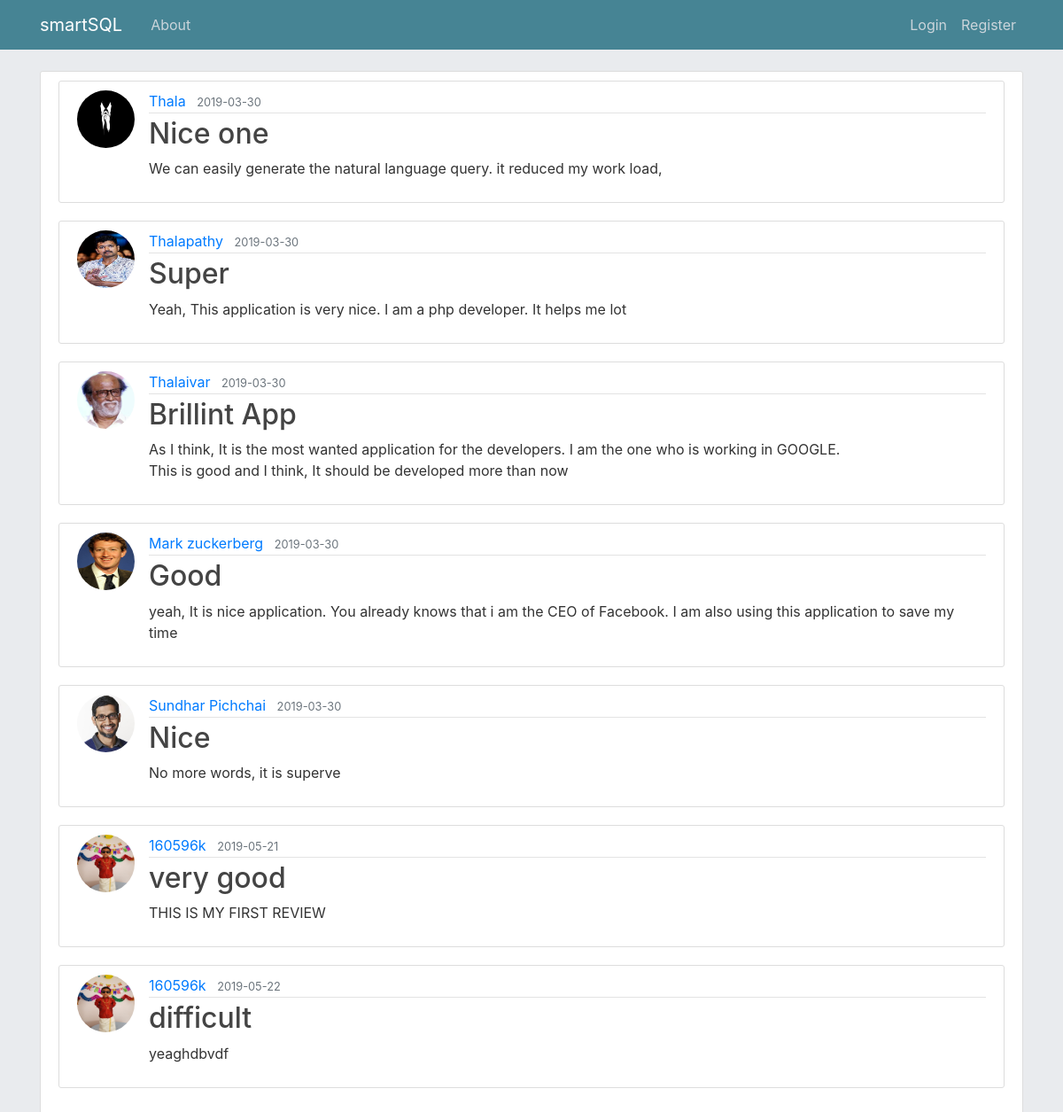
The page / on the database its author committed.
### flaskblog/models.py (models this page shows, shortened)
class Post(db.Model):
	id = db.Column(db.Integer, primary_key = True)
	title = db.Column(db.String(100), nullable = False)
	data_posted = db.Column(db.DateTime, nullable = False, default = datetime.utcnow)
	content = db.Column(db.Text, nullable=False)
	user_id = db.Column(db.Integer, db.ForeignKey('user.id'), nullable =False)

class User(db.Model,UserMixin):
	id = db.Column(db.Integer, primary_key = True)
	username = db.Column(db.String(20),unique = True, nullable = False)
	email = db.Column(db.String(120),unique = True, nullable = False)
	image_file = db.Column(db.String(20),unique = False, nullable =True,default = 'default.png')
	password = db.Column(db.String(60), nullable = False)
	posts = db.relationship('Post', backref = 'author', lazy=True)
	databases = db.relationship('Database',backref = 'owner', lazy = True)

### flaskblog/routes.py (the view)
@app.route("/")
def home():
	posts = Post.query.all()
	return render_template('home.html',posts=posts)

### flaskblog/templates/home.html
{% extends "layout.html" %}
{% block content %}
<div class="col-12">
  <div class="content-section">
    {% for post in posts %}
        <article class="media content-section">
        <img class="rounded-circle article-img" src="{{ url_for('static', filename='profile_pics/' + post.author.image_file) }}">
          <div class="media-body">
            <div class="article-metadata">
              <a class="mr-2" href="#">{{ post.author.username}}</a>
              <small class="text-muted">{{ post.data_posted.strftime('%Y-%m-%d')}}</small>
            </div>
            <h2><a class="article-title" href="{{url_for('post',post_id=post.id)}}">{{ post.title }}</a></h2>
            <p class="article-content">{{ post.content }}</p>
          </div>
        </article>
    {% endfor %}
  </div>
</div>
{% endblock content %}

### flaskblog/templates/layout.html (shortened to what this page needs)
<!DOCTYPE html>
<html>
<head>
    <link rel="stylesheet" href="https://maxcdn.bootstrapcdn.com/bootstrap/4.0.0/css/bootstrap.min.css">
    <link rel="stylesheet" type="text/css" href="{{ url_for('static', filename='main.css') }}">
</head>
<body>
    <header class="site-header">
      <nav class="navbar navbar-expand-md navbar-dark bg-steel fixed-top">
        <div class="container">
          <a class="navbar-brand mr-4" href="/">smartSQL</a>
          <div class="collapse navbar-collapse" id="navbarToggle">
            <div class="navbar-nav mr-auto">
              <a class="nav-item nav-link" href= {{url_for('about')}}>About</a>
            </div>
            <div class="navbar-nav">
              {% if current_user.is_authenticated %}
                <a class="nav-item nav-link" href= {{url_for('account')}}>Profile</a>
                <li class="nav-item dropdown">
                  <a class="nav-link dropdown-toggle" href="#" id="navbarDropdown" role="button" data-toggle="dropdown" aria-haspopup="true" aria-expanded="false"> Portal </a>
                  <div class="dropdown-menu" aria-labelledby="navbarDropdown">
                    <a class="dropdown-item" href={{url_for('dumpSQL')}}>New Database</a>
                    <a class="dropdown-item" href={{url_for('new_post')}}>Create Review</a>
                  <div class="dropdown-divider"></div>
                      <a class="dropdown-item" href={{url_for('logout')}}>Logout</a>
                  </div>
                </li>
              {%else%}
                <a class="nav-item nav-link" href= {{url_for('login')}}>Login</a>
                <a class="nav-item nav-link" href= {{url_for('register')}}>Register</a>
              {%endif%}
            </div>
          </div>
        </div>
      </nav>
    </header>
    <main role="main" class="container">
      <div class="row">
        {% block content %} {% endblock %}
      </div>
    </main>
</body>
</html>

### flaskblog/static/main.css (style rules this page uses)
body { background:#e9ebee; color: #333333; margin-top: 5rem; }
h1, h2, h3, h4, h5, h6 { color: #444444; }
.bg-steel { background-color: #468494; }
.site-header .navbar-nav .nav-link { color: #cbd5db; }
.content-section { background: #ffffff; padding: 10px 20px; border: 1px solid #dddddd; border-radius: 3px; margin-bottom: 20px; }
.article-title { color: #444444; }
.article-content { white-space: pre-line; }
.article-img { height: 65px; width: 65px; margin-right: 16px; }
.article-metadata { padding-bottom: 1px; margin-bottom: 4px; border-bottom: 1px solid #e3e3e3 }

### rows shown on the page
Post: image_file (picture), author.username "Thala", data_posted "2019-03-30", title "Nice one", content "We can easily generate the natural language query. it reduced my work load,"
Post: image_file (picture), author.username "Thalapathy", data_posted "2019-03-30", title "Super", content "Yeah, This application is very nice. I am a php developer. It helps me lot"
Post: image_file (picture), author.username "Thalaivar", data_posted "2019-03-30", title "Brillint App", content "As I think, It is the most wanted application for the developers. I am the one who is working in GOOGLE. This is good and I think, It should be developed more than now"
Post: image_file (picture), author.username "Mark zuckerberg", data_posted "2019-03-30", title "Good", content "yeah, It is nice application. You already knows that i am the CEO of Facebook. I am also using this application to save my time"
Post: image_file (picture), author.username "Sundhar Pichchai", data_posted "2019-03-30", title "Nice", content "No more words, it is superve"
Post: image_file (picture), author.username "160596k", data_posted "2019-05-21", title "very good", content "THIS IS MY FIRST REVIEW"
Post: image_file (picture), author.username "160596k", data_posted "2019-05-22", title "difficult", content "yeaghdbvdf"
